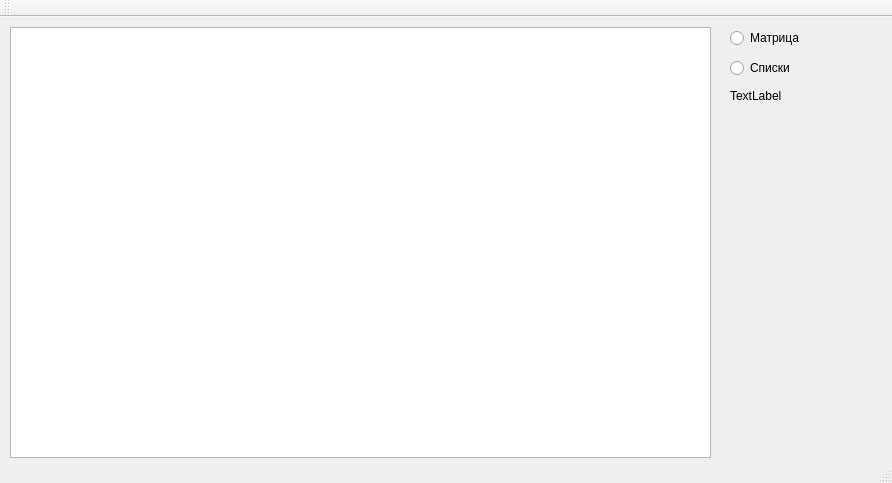
<?xml version="1.0" encoding="UTF-8"?>
<ui version="4.0">
 <class>MainWindow</class>
 <widget class="QMainWindow" name="MainWindow">
  <property name="geometry">
   <rect>
    <x>0</x>
    <y>0</y>
    <width>892</width>
    <height>483</height>
   </rect>
  </property>
  <property name="windowTitle">
   <string>MainWindow</string>
  </property>
  <widget class="QWidget" name="centralWidget">
   <widget class="QGraphicsView" name="graphicsView">
    <property name="geometry">
     <rect>
      <x>10</x>
      <y>10</y>
      <width>701</width>
      <height>431</height>
     </rect>
    </property>
   </widget>
   <widget class="QRadioButton" name="radioButton">
    <property name="geometry">
     <rect>
      <x>730</x>
      <y>10</y>
      <width>117</width>
      <height>22</height>
     </rect>
    </property>
    <property name="text">
     <string>Матрица</string>
    </property>
   </widget>
   <widget class="QRadioButton" name="radioButton_2">
    <property name="geometry">
     <rect>
      <x>730</x>
      <y>40</y>
      <width>117</width>
      <height>22</height>
     </rect>
    </property>
    <property name="text">
     <string>Списки</string>
    </property>
   </widget>
   <widget class="QLabel" name="label">
    <property name="geometry">
     <rect>
      <x>730</x>
      <y>70</y>
      <width>141</width>
      <height>17</height>
     </rect>
    </property>
    <property name="text">
     <string>TextLabel</string>
    </property>
   </widget>
  </widget>
  <widget class="QMenuBar" name="menuBar">
   <property name="geometry">
    <rect>
     <x>0</x>
     <y>0</y>
     <width>892</width>
     <height>25</height>
    </rect>
   </property>
  </widget>
  <widget class="QToolBar" name="mainToolBar">
   <attribute name="toolBarArea">
    <enum>TopToolBarArea</enum>
   </attribute>
   <attribute name="toolBarBreak">
    <bool>false</bool>
   </attribute>
  </widget>
  <widget class="QStatusBar" name="statusBar"/>
 </widget>
 <layoutdefault spacing="6" margin="11"/>
 <resources/>
 <connections>
  <connection>
   <sender>radioButton</sender>
   <signal>clicked()</signal>
   <receiver>MainWindow</receiver>
   <slot>work()</slot>
   <hints>
    <hint type="sourcelabel">
     <x>773</x>
     <y>61</y>
    </hint>
    <hint type="destinationlabel">
     <x>841</x>
     <y>151</y>
    </hint>
   </hints>
  </connection>
 </connections>
 <slots>
  <slot>work()</slot>
  <slot>draw2()</slot>
 </slots>
</ui>
